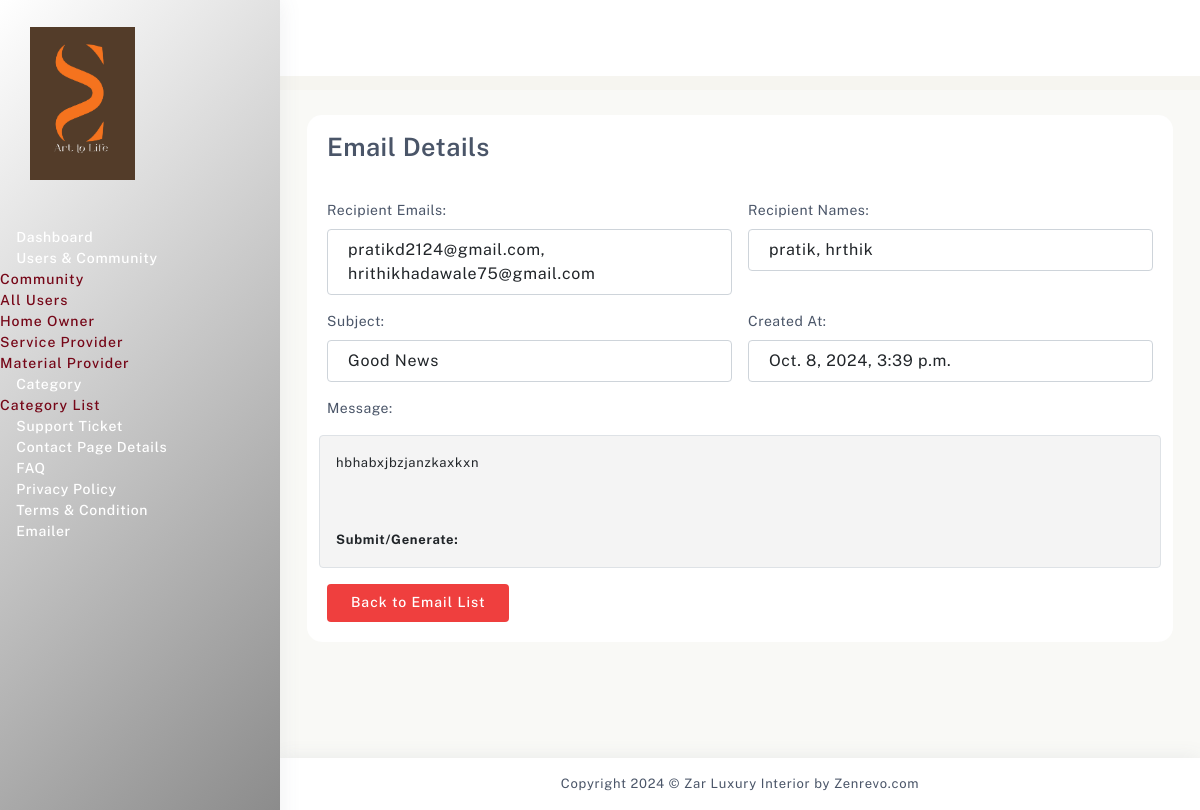
The app's page /dashboard/view-email/?id=5 with its own data.
### main_app/models.py (models this page shows, shortened)
class CustomEmail(models.Model):
    name = models.CharField("Name", max_length=100, blank=True, null=True)
    recipient_email = models.EmailField("Recipient Email", max_length=100)
    subject = models.CharField("Subject", max_length=100)
    message = HTMLField(blank=True, null=True)
    created_at = models.DateTimeField("Created At", default=timezone.now)

### home/views.py (the view)
# urls.py: path('view-email/', views.view_email, name='view_email'),
def view_email(request):
    email_id = request.GET.get('id')
    email_entry = get_object_or_404(CustomEmail, id=email_id)
    return render(request, 'dashboard/view_email.html', {'email': email_entry})

### templates/dashboard/view_email.html
{% extends 'dashboard/template.html' %}
{% block content %}
<div class="page-body">
    <div class="container-fluid">
        <div class="row">
            <div class="col-sm-12">
                <div class="card card-table">
                    <div class="card-body">
                        <h2>Email Details</h2>
                        <div class="email-details mt-4 row g-3">
                            <div class="col-md-6">
                                <label>Recipient Emails:</label>
                                <p class="form-control" disabled>{{ email.recipient_email }}</p>
                            </div>
                            <div class="col-md-6">
                                <label>Recipient Names:</label>
                                <p class="form-control" disabled>{{ email.name }}</p>
                            </div>
                            <div class="col-md-6">
                                <label>Subject:</label>
                                <p class="form-control" disabled>{{ email.subject }}</p>
                            </div>
                            <div class="col-md-6">
                                <label>Created At:</label>
                                <p class="form-control" disabled>{{ email.created_at }}</p>
                            </div>
                            <label>Message:</label>
                            <div class="email-message border rounded p-3 mt-2 bg-light text-dark">
                                {{ email.message|safe }}
                            </div>
                        </div>
                        <div class="d-flex">
                            <a href="{% url 'email_list' %}" class="btn btn-secondary mt-3">Back to Email List</a>
                        </div>
                    </div>
                </div>
            </div>
        </div>
    </div>
</div>
{% endblock %}

### records on screen
CustomEmail: recipient_email "pratikd2124@gmail.com, hrithikhadawale75@gmail.com", name "pratik, hrthik", subject "Good News", created_at "Oct. 8, 2024, 3:39 p.m.", message "hbhabxjbzjanzkaxkxn Submit/Generate:"
